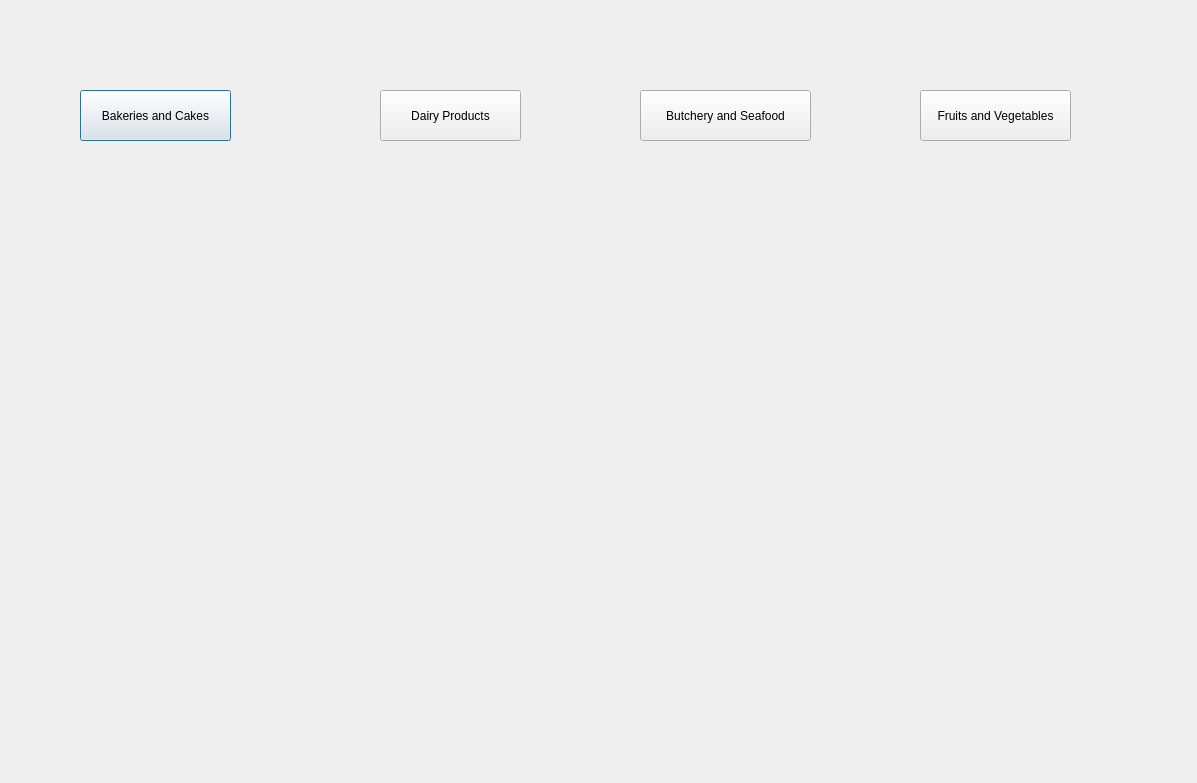
<?xml version="1.0" encoding="UTF-8"?>
<ui version="4.0">
 <class>Products1</class>
 <widget class="QDialog" name="Products1">
  <property name="geometry">
   <rect>
    <x>0</x>
    <y>0</y>
    <width>1197</width>
    <height>783</height>
   </rect>
  </property>
  <property name="windowTitle">
   <string>Dialog</string>
  </property>
  <widget class="QLabel" name="label_bakeriesimage">
   <property name="geometry">
    <rect>
     <x>20</x>
     <y>160</y>
     <width>221</width>
     <height>201</height>
    </rect>
   </property>
   <property name="text">
    <string/>
   </property>
  </widget>
  <widget class="QLabel" name="label_dairyimage">
   <property name="geometry">
    <rect>
     <x>310</x>
     <y>170</y>
     <width>201</width>
     <height>181</height>
    </rect>
   </property>
   <property name="text">
    <string/>
   </property>
  </widget>
  <widget class="QLabel" name="label_butcheryimage">
   <property name="geometry">
    <rect>
     <x>580</x>
     <y>160</y>
     <width>271</width>
     <height>231</height>
    </rect>
   </property>
   <property name="text">
    <string/>
   </property>
  </widget>
  <widget class="QLabel" name="label_fruitsimage">
   <property name="geometry">
    <rect>
     <x>880</x>
     <y>160</y>
     <width>261</width>
     <height>221</height>
    </rect>
   </property>
   <property name="text">
    <string/>
   </property>
  </widget>
  <widget class="QPushButton" name="pushButton_bakeriescakes">
   <property name="geometry">
    <rect>
     <x>80</x>
     <y>90</y>
     <width>151</width>
     <height>51</height>
    </rect>
   </property>
   <property name="text">
    <string>Bakeries and Cakes</string>
   </property>
  </widget>
  <widget class="QPushButton" name="pushButton_dairy">
   <property name="geometry">
    <rect>
     <x>380</x>
     <y>90</y>
     <width>141</width>
     <height>51</height>
    </rect>
   </property>
   <property name="text">
    <string>Dairy Products</string>
   </property>
  </widget>
  <widget class="QPushButton" name="pushButton_butcheryseafood">
   <property name="geometry">
    <rect>
     <x>640</x>
     <y>90</y>
     <width>171</width>
     <height>51</height>
    </rect>
   </property>
   <property name="text">
    <string>Butchery and Seafood</string>
   </property>
  </widget>
  <widget class="QPushButton" name="pushButton_fruitsvegetables">
   <property name="geometry">
    <rect>
     <x>920</x>
     <y>90</y>
     <width>151</width>
     <height>51</height>
    </rect>
   </property>
   <property name="text">
    <string>Fruits and Vegetables</string>
   </property>
  </widget>
 </widget>
 <resources/>
 <connections/>
</ui>
